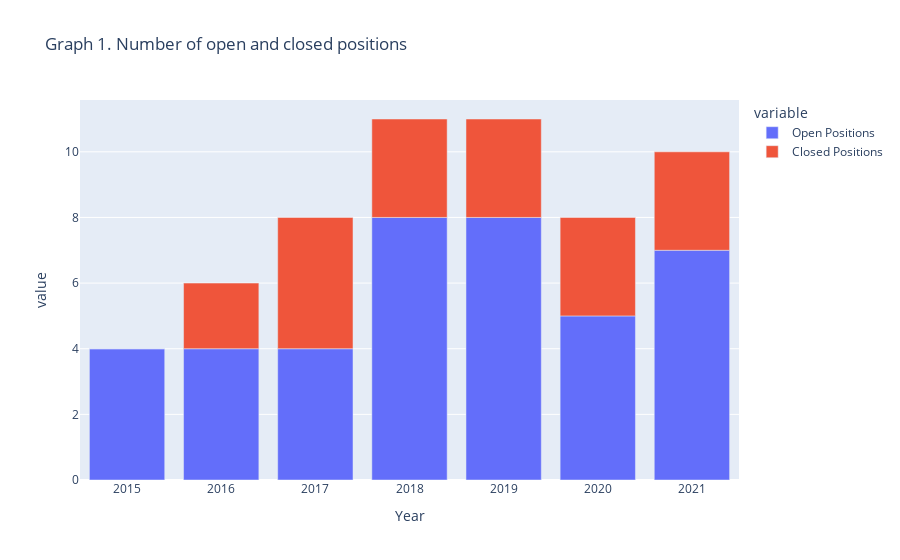

Notebook code cell kept with this figure:
### Markdown cell above
After we have complete short iron condor transactions, let us first have a look at the number of open and offsite positions in each year of the observation period.

### Code cell
# get number of all complete iron condor transaction per year
all_trans = transaction.loc[transaction['OTM size'].isnull() != True].groupby(by = ['Year'])['OTM size'].count()/4
# get number of all offsetted iron condor transaction per year
closed_trans = transaction.loc[transaction['OTM size'].isnull() == True].groupby(by = ['Year'])['RIC'].count()/4

# create a dataframe of the all and offsetted transaction counts
all_trans_df = pd.concat([all_trans, closed_trans], axis =1, keys = ['All positions',  'Closed Positions']).reset_index().fillna(0)
# add a column of open positions by subtracting closed positions from all positions
all_trans_df['Open Positions'] = all_trans_df['All positions'] - all_trans_df['Closed Positions']

# plot the results
fig = px.bar(all_trans_df, x = "Year", y = ["Open Positions", "Closed Positions"], title ='Graph 1. Number of open and closed positions')
fig.show()

### Figure 1 — Plotly figure (JSON) as saved in the notebook; plotly's stock layout.template omitted (floating-point values rounded to 4 significant figures)
{"data": [{"alignmentgroup": "True", "hovertemplate": "variable=Open Positions<br>Year=%{x}<br>value=%{y}<extra></extra>", "legendgroup": "Open Positions", "marker": {"color": "#636efa", "pattern": {"shape": ""}}, "name": "Open Positions", "offsetgroup": "Open Positions", "orientation": "v", "showlegend": true, "textposition": "auto", "type": "bar", "x": [2015, 2016, 2017, 2018, 2019, 2020, 2021], "xaxis": "x", "y": [4, 4, 4, 8, 8, 5, 7], "yaxis": "y"}, {"alignmentgroup": "True", "hovertemplate": "variable=Closed Positions<br>Year=%{x}<br>value=%{y}<extra></extra>", "legendgroup": "Closed Positions", "marker": {"color": "#EF553B", "pattern": {"shape": ""}}, "name": "Closed Positions", "offsetgroup": "Closed Positions", "orientation": "v", "showlegend": true, "textposition": "auto", "type": "bar", "x": [2015, 2016, 2017, 2018, 2019, 2020, 2021], "xaxis": "x", "y": [0, 2, 4, 3, 3, 3, 3], "yaxis": "y"}], "layout": {"autosize": true, "barmode": "relative", "legend": {"title": {"text": "variable"}, "tracegroupgap": 0}, "title": {"text": "Graph 1. Number of open and closed positions"}, "xaxis": {"anchor": "y", "autorange": true, "domain": [0, 1], "range": [2014.0, 2022.0], "title": {"text": "Year"}, "type": "linear"}, "yaxis": {"anchor": "x", "autorange": true, "domain": [0, 1], "range": [0, 11.58], "title": {"text": "value"}, "type": "linear"}}}
